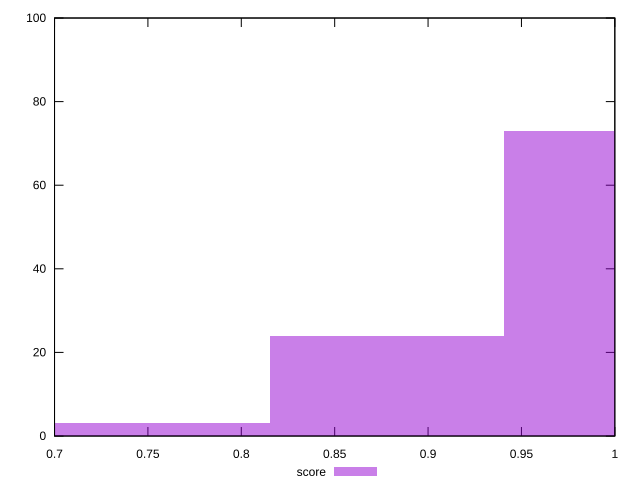

Reproduce this figure in gnuplot.
reset

$score <<EOF
1.0035365840803312 73
0.8780945110702898 24
0.7526524380602484 3
EOF

set key outside below
set boxwidth 0.1254420730100414
set xrange [0.7:1]
set yrange [0:100]
set trange [0:100]
set style fill transparent solid 0.5 noborder
set terminal svg size 640, 490 enhanced background rgb 'white'
set output "reports/report_00027_2021-02-24T12-40-31.850Z/legacy-javascript/samples/astro/score/histogram.svg"

plot $score title "score" with boxes

reset
